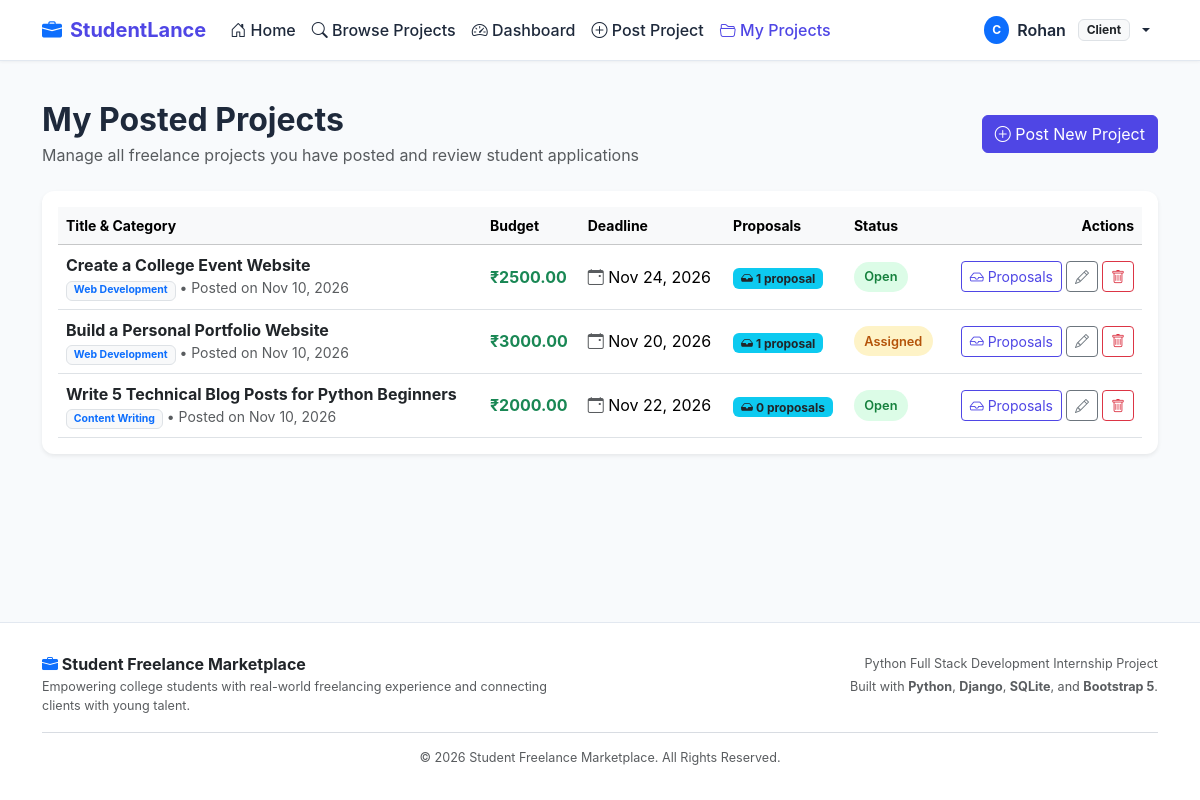
Screenshot of /my-projects/ (signed in) with the database file from the repository.
### marketplace/models.py (models this page shows, shortened)
class Profile(models.Model):
    ROLE_CHOICES = [
        ('Student', 'Student'),
        ('Client', 'Client'),
    ]
    user = models.OneToOneField(User, on_delete=models.CASCADE, related_name='profile')
    role = models.CharField(max_length=20, choices=ROLE_CHOICES)
    skills = models.TextField(blank=True, help_text="Comma-separated list of skills (e.g. Python, Django, HTML, CSS)")
    bio = models.TextField(blank=True, help_text="Short biography about yourself or your company")
    education = models.CharField(max_length=200, blank=True, help_text="College/University or degree")

class Project(models.Model):
    CATEGORY_CHOICES = [
        ('Web Development', 'Web Development'),
        ('Graphic Design', 'Graphic Design'),
        ('Content Writing', 'Content Writing'),
        ('Video Editing', 'Video Editing'),
        ('UI/UX Design', 'UI/UX Design'),
        ('Data Entry', 'Data Entry'),
        ('Programming', 'Programming'),
    ]
    STATUS_CHOICES = [
        ('Open', 'Open'),
        ('Assigned', 'Assigned'),
        ('Completed', 'Completed'),
        ('Closed', 'Closed'),
    ]
    client = models.ForeignKey(User, on_delete=models.CASCADE, related_name='projects')
    title = models.CharField(max_length=200)
    description = models.TextField()
    category = models.CharField(max_length=100, choices=CATEGORY_CHOICES)
    budget = models.DecimalField(max_digits=10, decimal_places=2)
    deadline = models.DateField()
    status = models.CharField(max_length=20, choices=STATUS_CHOICES, default='Open')
    created_at = models.DateTimeField(auto_now_add=True)
    class Meta:
        ordering = ['-created_at']

### marketplace/views.py (the view)
    def wrapper(request, *args, **kwargs):
        if not request.user.is_authenticated:
            messages.warning(request, "Please log in to access this page.")
            return redirect('login')
        if get_user_role(request.user) != 'Client':
            messages.error(request, "Access denied. This page is only accessible to clients.")
            return redirect('home')
        return view_func(request, *args, **kwargs)

### marketplace/templates/marketplace/my_projects.html (shortened to what this page needs)
{% extends 'marketplace/base.html' %}
{% block content %}
<div class="d-flex flex-wrap justify-content-between align-items-center mb-4">
    <div>
        <h2 class="fw-bold mb-1">My Posted Projects</h2>
        <p class="text-muted mb-0">Manage all freelance projects you have posted and review student applications</p>
    </div>
    <div class="mt-3 mt-md-0">
        <a href="{% url 'post_project' %}" class="btn btn-primary">
            <i class="bi bi-plus-circle"></i> Post New Project
        </a>
    </div>
</div>
{% if projects %}
    <div class="card custom-card border-0 shadow-sm bg-white p-3">
        <div class="table-responsive">
            <table class="table table-hover align-middle mb-0">
                <thead class="table-light small text-muted">
                    <tr>
                        <th>Title & Category</th>
                        <th>Budget</th>
                        <th>Deadline</th>
                        <th>Proposals</th>
                        <th>Status</th>
                        <th class="text-end">Actions</th>
                    </tr>
                </thead>
                <tbody>
                    {% for project in projects %}
                        <tr>
                            <td>
                                <a href="{% url 'project_detail' project.id %}" class="text-decoration-none fw-bold text-dark">
                                    {{ project.title }}
                                </a>
                                <div class="text-muted small">
                                    <span class="badge bg-light text-primary border">{{ project.category }}</span>
                                    &bull; Posted on {{ project.created_at|date:"M d, Y" }}
                                </div>
                            </td>
                            <td>
                                <strong class="text-success fs-6">₹{{ project.budget }}</strong>
                            </td>
                            <td>
                                <i class="bi bi-calendar-event text-muted"></i> {{ project.deadline|date:"M d, Y" }}
                            </td>
                            <td>
                                <a href="{% url 'view_proposals' project.id %}" class="badge bg-info text-dark text-decoration-none px-2 py-1">
                                    <i class="bi bi-inbox-fill"></i> {{ project.proposals_count }} proposal{{ project.proposals_count|pluralize }}
                                </a>
                            </td>
                            <td>
                                {% if project.status == 'Open' %}
                                    <span class="badge-status badge-open">Open</span>
                                {% elif project.status == 'Assigned' %}
                                    <span class="badge-status badge-assigned">Assigned</span>
                                {% elif project.status == 'Completed' %}
                                    <span class="badge-status badge-completed">Completed</span>
                                {% else %}
                                    <span class="badge-status badge-closed">Closed</span>
                                {% endif %}
                            </td>
                            <td class="text-end">
                                <div class="d-inline-flex gap-1">
                                    <a href="{% url 'view_proposals' project.id %}" class="btn btn-sm btn-outline-primary" title="View Proposals">
                                        <i class="bi bi-inbox"></i> Proposals
                                    </a>
                                    <a href="{% url 'edit_project' project.id %}" class="btn btn-sm btn-outline-secondary" title="Edit Project">
                                        <i class="bi bi-pencil"></i>
                                    </a>
                                    <form method="POST" action="{% url 'delete_project' project.id %}" class="d-inline">
                                        <button type="submit" class="btn btn-sm btn-outline-danger btn-confirm-delete" data-title="{{ project.title }}" title="Delete Project">
                                            <i class="bi bi-trash"></i>
                                        </button>
                                    </form>
                                </div>
                            </td>
                        </tr>
                    {% endfor %}
                </tbody>
            </table>
        </div>
    </div>
{% endif %}
{% endblock %}

### marketplace/templates/marketplace/base.html (shortened to what this page needs)
{% load static %}
<!DOCTYPE html>
<html lang="en">
<head>
    <link href="https://cdn.jsdelivr.net/npm/bootstrap@5.3.3/dist/css/bootstrap.min.css" rel="stylesheet">
    <link href="https://cdn.jsdelivr.net/npm/bootstrap-icons@1.11.3/font/bootstrap-icons.min.css" rel="stylesheet">
    <link rel="stylesheet" href="{% static 'marketplace/css/style.css' %}">
</head>
<body>
    <nav class="navbar navbar-expand-lg navbar-custom sticky-top">
        <div class="container">
            <a class="navbar-brand" href="{% url 'home' %}">
                <i class="bi bi-briefcase-fill text-primary"></i>
                <span>StudentLance</span>
            </a>
            <div class="collapse navbar-collapse" id="navbarContent">
                <ul class="navbar-nav me-auto mb-2 mb-lg-0">
                    <li class="nav-item">
                        <a class="nav-link {% if request.resolver_match.url_name == 'home' %}active{% endif %}" href="{% url 'home' %}">
                            <i class="bi bi-house-door"></i> Home
                        </a>
                    </li>
                    <li class="nav-item">
                        <a class="nav-link {% if request.resolver_match.url_name == 'projects' %}active{% endif %}" href="{% url 'projects' %}">
                            <i class="bi bi-search"></i> Browse Projects
                        </a>
                    </li>
                    {% if user.is_authenticated %}
                        {% if user.profile.role == 'Student' %}
                            <li class="nav-item">
                                <a class="nav-link {% if request.resolver_match.url_name == 'student_dashboard' %}active{% endif %}" href="{% url 'student_dashboard' %}">
                                    <i class="bi bi-speedometer2"></i> Dashboard
                                </a>
                            </li>
                            <li class="nav-item">
                                <a class="nav-link {% if request.resolver_match.url_name == 'my_proposals' %}active{% endif %}" href="{% url 'my_proposals' %}">
                                    <i class="bi bi-file-earmark-text"></i> My Proposals
                                </a>
                            </li>
                        {% elif user.profile.role == 'Client' %}
                            <li class="nav-item">
                                <a class="nav-link {% if request.resolver_match.url_name == 'client_dashboard' %}active{% endif %}" href="{% url 'client_dashboard' %}">
                                    <i class="bi bi-speedometer2"></i> Dashboard
                                </a>
                            </li>
                            <li class="nav-item">
                                <a class="nav-link {% if request.resolver_match.url_name == 'post_project' %}active{% endif %}" href="{% url 'post_project' %}">
                                    <i class="bi bi-plus-circle"></i> Post Project
                                </a>
                            </li>
                            <li class="nav-item">
                                <a class="nav-link {% if request.resolver_match.url_name == 'my_projects' %}active{% endif %}" href="{% url 'my_projects' %}">
                                    <i class="bi bi-folder2-open"></i> My Projects
                                </a>
                            </li>
                        {% endif %}
                    {% endif %}
                </ul>
                <ul class="navbar-nav ms-auto align-items-lg-center">
                    {% if user.is_authenticated %}
                        <li class="nav-item dropdown">
                            <a class="nav-link dropdown-toggle d-flex align-items-center gap-2" href="#" id="userDropdown" role="button" data-bs-toggle="dropdown" aria-expanded="false">
                                <span class="badge bg-primary rounded-circle p-2">
                                    {{ user.username|first|upper }}
                                </span>
                                <span class="fw-semibold">{{ user.first_name|default:user.username }}</span>
                                <span class="badge bg-light text-dark border ms-1">{{ user.profile.role|default:"User" }}</span>
                            </a>
                        </li>
                    {% endif %}
                </ul>
            </div>
        </div>
    </nav>
    <main class="container my-4">
        {% block content %}{% endblock %}
    </main>
    <footer class="footer-custom mt-auto">
        <div class="container">
            <div class="row gy-3">
                <div class="col-md-6 text-center text-md-start">
                    <h6 class="fw-bold text-dark mb-1">
                        <i class="bi bi-briefcase-fill text-primary"></i> Student Freelance Marketplace
                    </h6>
                    <p class="mb-0 text-muted small">
                        Empowering college students with real-world freelancing experience and connecting clients with young talent.
                    </p>
                </div>
                <div class="col-md-6 text-center text-md-end">
                    <p class="mb-1 text-muted small">
                        Python Full Stack Development Internship Project
                    </p>
                    <p class="mb-0 text-muted small">
                        Built with <strong>Python</strong>, <strong>Django</strong>, <strong>SQLite</strong>, and <strong>Bootstrap 5</strong>.
                    </p>
                </div>
            </div>
            <hr class="my-3 opacity-25">
            <div class="text-center text-muted small">
                &copy; {% now "Y" %} Student Freelance Marketplace. All Rights Reserved.
            </div>
        </div>
    </footer>
</body>
</html>

### rows the page displays
Project: title "Create a College Event Website", category "Web Development", created_at "Nov 10, 2026", budget "2500.00", deadline "Nov 24, 2026", proposals_count "1", status "Open"
Project: title "Build a Personal Portfolio Website", category "Web Development", created_at "Nov 10, 2026", budget "3000.00", deadline "Nov 20, 2026", proposals_count "1", status "Assigned"
Project: title "Write 5 Technical Blog Posts for Python Beginners", category "Content Writing", created_at "Nov 10, 2026", budget "2000.00", deadline "Nov 22, 2026", proposals_count "0", status "Open"

### other values shown
{{ user.username|first|upper }} "C"
{{ user.first_name|default:user.username }} "Rohan"
{{ user.profile.role|default:"User" }} "Client"
